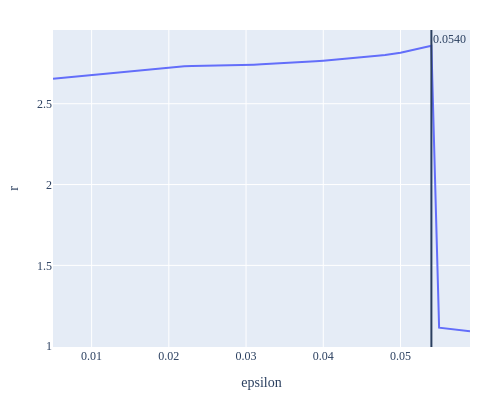

Notebook code cell kept with this figure:
### Code cell
i_max = df_eps["r"].argmax()
val_max = df_eps["epsilon"].iloc[i_max]

fig = px.line(df_eps, x="epsilon", y="r", hover_data=["partition_greedy", "partition_opt"]).update_layout(
    width=500, height=400,
    font=dict(family="iosevka"),
    margin=dict(t=30, b=30, l=30, r=30),
    )
fig.add_vline(x=val_max, annotation=dict(text=f"{val_max:.4f}"))
fig

### Figure 1 — Plotly figure (JSON) as saved in the notebook; plotly's stock layout.template omitted (floating-point values rounded to 4 significant figures)
{"data": [{"customdata": [["[[0, 1, 2], [3, 4]]", "[[1], [0, 2, 3, 4]]"], ["[[0, 1], [2, 3, 4]]", "[[1], [0, 2, 3, 4]]"], ["[[0, 2], [1, 3, 4]]", "[[1], [0, 2, 3, 4]]"], ["[[0, 1], [2, 3, 4]]", "[[1], [0, 2, 3, 4]]"], ["[[0, 1], [2, 3, 4]]", "[[1], [0, 2, 3, 4]]"], ["[[0, 2], [1, 3, 4]]", "[[1], [0, 2, 3, 4]]"], ["[[0, 1], [2, 3, 4]]", "[[1], [0, 2, 3, 4]]"], ["[[3, 4], [0, 1, 2]]", "[[1], [0, 2, 3, 4]]"], ["[[0, 1], [2, 3, 4]]", "[[1], [0, 2, 3, 4]]"], ["[[0, 2], [1, 3, 4]]", "[[1], [0, 2, 3, 4]]"], ["[[0, 1, 2], [3, 4]]", "[[1], [0, 2, 3, 4]]"], ["[[0, 2], [1, 3, 4]]", "[[1], [0, 2, 3, 4]]"], ["[[0, 2], [1, 3, 4]]", "[[1], [0, 2, 3, 4]]"], ["[[0, 1], [2, 3, 4]]", "[[1], [0, 2, 3, 4]]"], ["[[4], [0, 1, 2, 3]]", "[[1], [0, 2, 3, 4]]"], ["[[3, 4], [0, 1, 2]]", "[[1], [0, 2, 3, 4]]"], ["[[0, 1], [2, 3, 4]]", "[[1], [0, 2, 3, 4]]"], ["[[0, 1], [2, 3, 4]]", "[[1], [0, 2, 3, 4]]"], ["[[0, 1], [2, 3, 4]]", "[[1], [0, 2, 3, 4]]"], ["[[0, 1], [2, 3, 4]]", "[[1], [0, 2, 3, 4]]"], ["[[0, 1], [2, 3, 4]]", "[[1], [0, 2, 3, 4]]"], ["[[0, 1], [2, 3, 4]]", "[[1], [0, 2, 3, 4]]"], ["[[0, 1], [2, 3, 4]]", "[[1], [0, 2, 3, 4]]"], ["[[0, 1], [2, 3, 4]]", "[[1], [0, 2, 3, 4]]"], ["[[0, 1], [2, 3, 4]]", "[[1], [0, 2, 3, 4]]"], ["[[0, 1], [2, 3, 4]]", "[[1], [0, 2, 3, 4]]"], ["[[0, 1], [2, 3, 4]]", "[[1], [0, 2, 3, 4]]"], ["[[0, 1], [2, 3, 4]]", "[[1], [0, 2, 3, 4]]"], ["[[0, 1], [2, 3, 4]]", "[[1], [0, 2, 3, 4]]"], ["[[0, 1], [2, 3, 4]]", "[[1], [0, 2, 3, 4]]"], ["[[0, 1], [2, 3, 4]]", "[[1], [0, 2, 3, 4]]"], ["[[0, 1], [2, 3, 4]]", "[[1], [0, 2, 3, 4]]"], ["[[0, 1], [2, 3, 4]]", "[[1], [0, 2, 3, 4]]"], ["[[0, 1], [2, 3, 4]]", "[[1], [0, 2, 3, 4]]"], ["[[0, 1], [2, 3, 4]]", "[[1], [0, 2, 3, 4]]"], ["[[0, 1], [2, 3, 4]]", "[[1], [0, 2, 3, 4]]"], ["[[0, 1], [2, 3, 4]]", "[[1], [0, 2, 3, 4]]"], ["[[0, 1], [2, 3, 4]]", "[[1], [0, 2, 3, 4]]"], ["[[0, 1], [2, 3, 4]]", "[[1], [0, 2, 3, 4]]"], ["[[0, 1], [2, 3, 4]]", "[[1], [0, 2, 3, 4]]"], ["[[0, 1], [2, 3, 4]]", "[[1], [0, 2, 3, 4]]"], ["[[0, 1], [2, 3, 4]]", "[[1], [0, 2, 3, 4]]"], ["[[0, 1], [2, 3, 4]]", "[[1], [0, 2, 3, 4]]"], ["[[0, 1], [2, 3, 4]]", "[[1], [0, 2, 3, 4]]"], ["[[0, 1], [2, 3, 4]]", "[[1], [0, 2, 3, 4]]"], ["[[0, 1], [2, 3, 4]]", "[[1], [0, 2, 3, 4]]"], ["[[0, 1], [2, 3, 4]]", "[[1], [0, 2, 3, 4]]"], ["[[0, 1], [2, 3, 4]]", "[[1], [0, 2, 3, 4]]"], ["[[0, 1], [2, 3, 4]]", "[[1], [0, 2, 3, 4]]"], ["[[0, 1], [2, 3, 4]]", "[[1], [0, 2, 3, 4]]"], ["[[0, 1, 2, 3, 4]]", "[[1], [0, 2, 3, 4]]"], ["[[0, 1, 2, 3, 4]]", "[[1], [0, 2, 3, 4]]"], ["[[0, 1, 2, 3, 4]]", "[[1], [0, 2, 3, 4]]"], ["[[0, 1, 2, 3, 4]]", "[[1], [0, 2, 3, 4]]"], ["[[0, 1, 2, 3, 4]]", "[[1], [0, 2, 3, 4]]"]], "hovertemplate": "epsilon=%{x}<br>r=%{y}<br>partition_greedy=%{customdata[0]}<br>partition_opt=%{customdata[1]}<extra></extra>", "legendgroup": "", "line": {"color": "#636efa", "dash": "solid"}, "marker": {"symbol": "circle"}, "mode": "lines", "name": "", "orientation": "v", "showlegend": false, "type": "scatter", "x": [0.005, 0.006, 0.007, 0.008, 0.009, 0.01, 0.011, 0.012, 0.013, 0.014, 0.015, 0.016, 0.017, 0.018, 0.019, 0.02, 0.021, 0.022, 0.023, 0.024, 0.025, 0.026, 0.027, 0.028, 0.029, 0.03, 0.031, 0.032, 0.033, 0.034, 0.035, 0.036, 0.037, 0.038, 0.039, 0.04, 0.041, 0.042, 0.043, 0.044, 0.045, 0.046, 0.047, 0.048, 0.049, 0.05, 0.051, 0.052, 0.053, 0.054, 0.055, 0.056, 0.057, 0.058, 0.059], "xaxis": "x", "y": [2.655, 2.66, 2.664, 2.669, 2.674, 2.679, 2.683, 2.688, 2.693, 2.698, 2.703, 2.708, 2.713, 2.718, 2.723, 2.728, 2.732, 2.732, 2.733, 2.733, 2.734, 2.735, 2.736, 2.737, 2.738, 2.74, 2.742, 2.744, 2.746, 2.748, 2.75, 2.753, 2.756, 2.759, 2.762, 2.766, 2.77, 2.773, 2.777, 2.782, 2.786, 2.791, 2.796, 2.801, 2.806, 2.815, 2.826, 2.837, 2.848, 2.858, 1.115, 1.11, 1.103, 1.098, 1.093], "yaxis": "y"}], "layout": {"annotations": [{"showarrow": false, "text": "0.0540", "x": 0.054, "xanchor": "left", "xref": "x", "y": 1, "yanchor": "top", "yref": "y domain"}], "font": {"family": "iosevka"}, "height": 400, "legend": {"tracegroupgap": 0}, "margin": {"b": 30, "l": 30, "r": 30, "t": 30}, "shapes": [{"type": "line", "x0": 0.054, "x1": 0.054, "xref": "x", "y0": 0, "y1": 1, "yref": "y domain"}], "width": 500, "xaxis": {"anchor": "y", "domain": [0, 1], "title": {"text": "epsilon"}}, "yaxis": {"anchor": "x", "domain": [0, 1], "title": {"text": "r"}}}}
